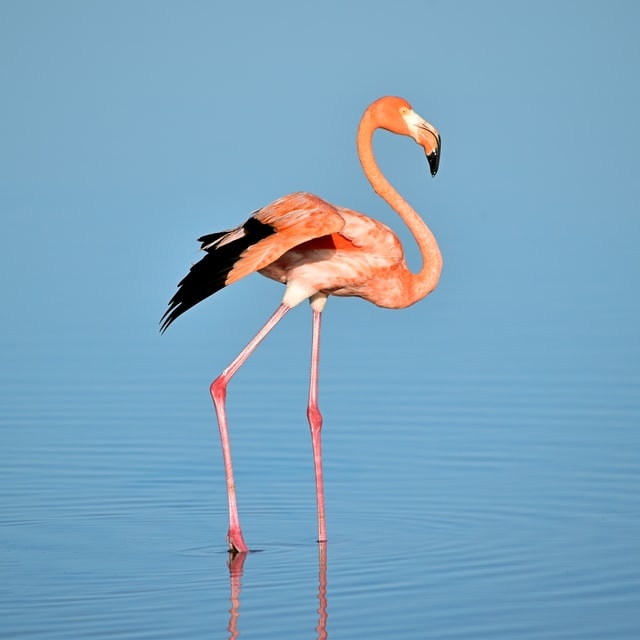
#> input picture 8_transformation/images/flemingo.jpg, 640 x 640 px
$ jupyter execute 1_translation.ipynb
#> lines starting #> are read from the running program, lines starting #| are printed output that depends on the picture
[cell 1]
import cv2
import numpy as np

[cell 2]
img = cv2.imread("./images/flemingo.jpg")
#> img is the input picture: shape (640, 640, 3); mean B, G, R 191.3, 164.6, 123.7

[cell 3]
def display(win, image):
    cv2.imshow(win, image)
    cv2.waitKey(0)
    cv2.destroyAllWindows()

[cell 4]
display("image", img)

[cell 5]
tx = -100
ty = -150
M = np.float32([[1,0,tx],
              [0,1,ty]])

[cell 6]
shifted = cv2.warpAffine(img, M, (img.shape[1], img.shape[0]))
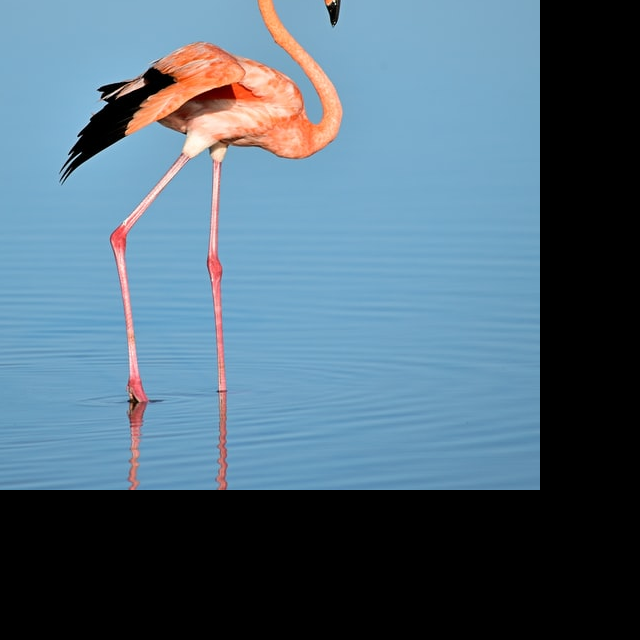
#> shifted: shape (640, 640, 3); mean B, G, R 122, 104.8, 79.7

display("shifted", shifted)

[cell 7]
def translaion(img, tx, ty):
#> called with tx = 100, ty = -100
    M = np.float32([[1,0, tx],
                    [0,1,ty]])
    s_img = cv2.warpAffine(img, M, (img.shape[1], img.shape[0]))
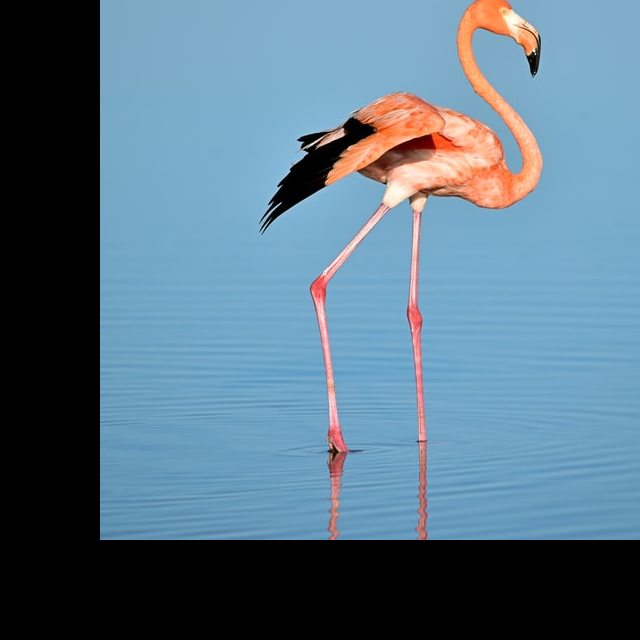
#> s_img: shape (640, 640, 3); mean B, G, R 134.7, 116.3, 88.8
    display("shifted", s_img)
